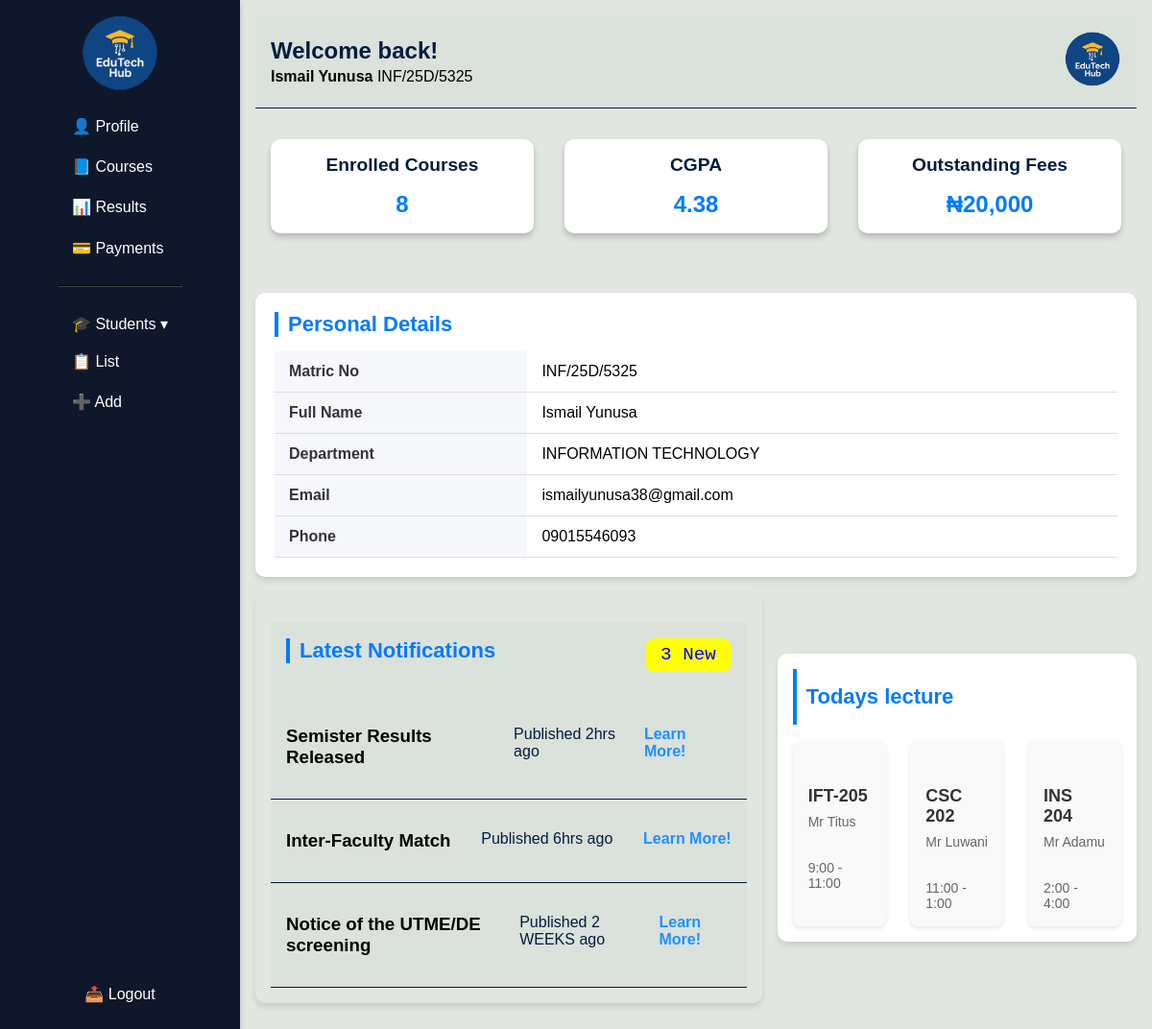
/dashboard (signed in), run on the app's committed database.
### app/models.py (models this page shows, shortened)
class Student(db.Model, UserMixin):
    __tablename__ = "students"
    id = db.Column(db.Integer, primary_key=True)
    full_name = db.Column(db.String(120), nullable=False)
    matric_no = db.Column(db.String(50), unique=True, nullable=False)
    department = db.Column(db.String(100), nullable=False)
    email = db.Column(db.String(120), unique=True, nullable=False)
    phone = db.Column(db.String(20), nullable=True)
    password_hash = db.Column(db.String(200), nullable=False)
    courses = db.relationship("Course", backref="student", lazy=True)
    payments = db.relationship("Payment", backref="student", lazy=True)
    results = db.relationship("Result", backref="student", lazy=True)

### app/routes.py (the view)
@main.route("/dashboard")
@login_required
def dashboard():
    return render_template("student_dashboard.html", student=current_user)

### app/models.py (called while the page is built)
@login_manager.user_loader
def load_user(user_id):
    return Student.query.get(int(user_id))

### templates/student_dashboard.html (shortened to what this page needs)
<!DOCTYPE html>
<html lang="en">
<head>
  <link rel="stylesheet" href="{{ url_for('static', filename='css/student_dashboard.css') }}">
  <link rel="stylesheet" href="https://cdnjs.cloudflare.com/ajax/libs/aos/2.3.4/aos.css">
</head>
<body>
  <div class="sidebar" id="sidebar">
    <img src="{{ url_for('static', filename='images/logo.png') }}" alt="Logo" class="dashboard-logo" width="80">
    <ul>
      <li><a onclick="showSection('profile')">👤 Profile</a></li>
      <li><a onclick="showSection('courses')">📘 Courses</a></li>
      <li><a onclick="showSection('results')">📊 Results</a></li>
      <li><a onclick="showSection('payments')">💳 Payments</a></li>
      <hr style="margin: 1rem 0; border-color: #444;" />
      <li class="dropdown">
        <a href="#" class="dropdown-toggle">🎓 Students ▾</a>
        <ul class="dropdown-menu">
          <li><a href="{{ url_for('main.list_students') }}" target="_blank">📋 List</a></li>
          <li><a href="{{ url_for('main.add_student') }}" target="_blank">➕ Add </a></li>
        </ul>
      </li>
    </ul>
      <a href="{{ url_for('auth.logout') }}" class="logout" onclick=" return confirmLogout(event)">📤 Logout</a>
    </div>
  <div class="content">
    <div id="profile" class="section active">
      <div class="header">
        <div class="welcome">
          <h2>Welcome back!</h2>
          <p><strong> {{ student.full_name }}</strong> {{ student.matric_no }}</p>
        </div>
        <div class="profile-img">
          <img src="{{ url_for('static', filename='images/Logo.png') }}" alt="Profile Image" width="60" height="60">
        </div>
      </div>
      <div class="profile-summary">
        <div class="summary-card">
          <h3>Enrolled Courses</h3>
          <p>8</p>
        </div>
        <div class="summary-card">
          <h3>CGPA</h3>
          <p>4.38</p>
        </div>
        <div class="summary-card">
          <h3>Outstanding Fees</h3>
          <p>₦20,000</p>
        </div>
      </div>
      <div class="personal-details">
        <h2>Personal Details</h2>
        <table class="details-table">
          <tr>
            <th>Matric No</th>
            <td>{{ student.matric_no }}</td>
          </tr>
          <tr>
            <th>Full Name</th>
            <td>{{ student.full_name }}</td>
          </tr>
          <tr>
            <th>Department</th>
            <td>{{ student.department }}</td>
          </tr>
          <tr>
            <th>Email</th>
            <td>{{ student.email }}</td>
          </tr>
          <tr>
            <th>Phone</th>
            <td>{{ student.phone }}</td>
          </tr>
        </table>
      </div>
      <div class="bottom-acc">
        <div class="announcement">
          <div class="header-announcement">
            <h2>Latest Notifications</h2>
            <p id="new">3 New</p>
          </div>
          <div class="header1">
            <h3>Semister Results Released</h3>
            <p>Published 2hrs ago</p>
            <a href="#">Learn More!</a>
          </div>
          <div class="header1">
            <h3>Inter-Faculty Match</h3>
            <p>Published 6hrs ago</p>
            <a href="#">Learn More!</a>
          </div>
          <div class="header1">
            <h3>Notice of the UTME/DE screening</h3>
            <p>Published 2 WEEKS ago</p>
            <a href="#">Learn More!</a>
          </div>
        </div>
        <div class="lecture">
          <h2>Todays lecture</h2>
          <div class="lectures">
            <div class="lecture1">
              <div class="lecture-title">
                <h3>IFT-205</h3>
                <p>Mr Titus</p>
              </div>
              <p>9:00 - 11:00</p>
            </div>
            <div class="lecture1">
              <div class="lecture-title">
                <h3>CSC 202</h3>
                <p>Mr Luwani</p>
              </div>
              <p>11:00 - 1:00</p>
            </div>
            <div class="lecture1">
              <div class="lecture-title">
                <h3>INS 204</h3>
                <p>Mr Adamu</p>
              </div>
              <p>2:00 - 4:00</p>
            </div>
          </div>
        </div>
      </div>
    </div>
  </div>
</body>
</html>

### data on the page
Student: full_name "Ismail Yunusa", matric_no "INF/25D/5325", department "INFORMATION TECHNOLOGY", email "ismailyunusa38@gmail.com", phone "09015546093"
